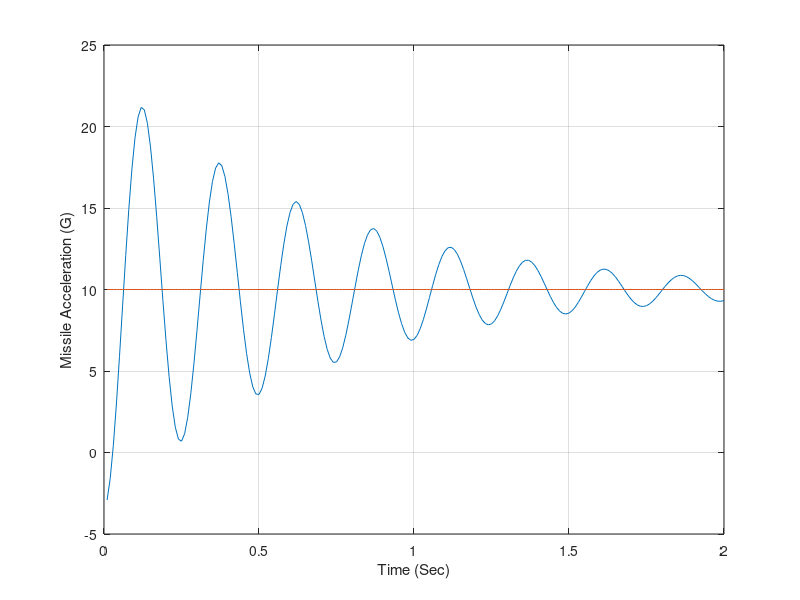

Write MATLAB code to recreate this figure.
n=0;

%missile spec
VM=3000.; %미사일 속도
A=1000.;% 소리 속도
XMACH=VM/A; %마하 값
B=sqrt(XMACH^2-1);% normal force 방정식 매개변수
ALT=0.; % 고도
DIAM=1.; %동체 지름
FR=3.; %Radome 길이
XL=20.; % 로켓 길이
XHL=19.5; % Hinge까지 길이
XCG=10.; % 무게중심까지 길이 (가정)
CTW=0.; % Wing tip length
CRW=6.; % Wing root length
HW=2.; % Wing height
CTT=0.; % Tail tip length
CRT=2.; % Tail root length
HT=2.; % Tail height
XN=4.;
WGT=1000.;% weight missile
if ALT<=30000.
    RHO=.002378*exp(-ALT/30000.);% 밀도
else
    RHO=.0034*exp(-ALT/22000.); % 밀도
end
SWING=.5*HW*(CTW+CRW);% wing area
STAIL=.5*HT*(CTT+CRT);% tail area
SREF=3.1416*DIAM*DIAM/4.;%Reference area
XLP=FR*DIAM;%L'
SPLAN=(XL-XLP)*DIAM+1.33*XLP*DIAM/2.;%Planform Area
XCPN=2*XLP/3;% nose의 압력중심
AN=.67*XLP*DIAM;% nose Area(?)
AB=(XL-XLP)*DIAM;% Body Area
XCPB=(.67*AN*XLP+AB*(XLP+.5*(XL-XLP)))/(AN+AB);% body의 압력중심
XCPW=XLP+XN+.7*CRW-.2*CTW;% wing의 압력중심
XIYY=WGT*(3*((DIAM/2)^2)+XL*XL)/(12*32.2);% 미사일 관성 모멘트
Q=.5*RHO*VM*VM;%동력압력
%missile spec

TMP1=(XCG-XCPW)/DIAM;
TMP2=(XCG-XHL)/DIAM;
TMP3=(XCG-XCPB)/DIAM;
TMP4=(XCG-XCPN)/DIAM;

XNCG=10.;%Command Acceleration
P1=WGT*XNCG/(Q*SREF); %C_NTRIM
 
% Y series
Y1=2.+8*SWING/(B*SREF)+8*STAIL/(B*SREF);
Y2=1.5*SPLAN/SREF;
Y3=8*STAIL/(B*SREF);
Y4=2*TMP4+8*SWING*TMP1/(B*SREF)+8*STAIL*TMP2/(B*SREF);
Y5=1.5*SPLAN*TMP3/SREF;
Y6=8*STAIL*TMP2/(B*SREF);
% Y series

% P series
P2=Y2-Y3*Y5/Y6;
P3=Y1-Y3*Y4/Y6;
% P series

%trim factor
ALFTR=(-P3+sqrt(P3*P3+4.*P2*P1))/(2.*P2); %angle of attack trim
DELTR=-Y4*ALFTR/Y6-Y5*ALFTR*ALFTR/Y6; %deflection trim
 
%airframe transfer function
CNA=2+1.5*SPLAN*ALFTR/SREF+8*SWING/(B*SREF)+8*STAIL/(B*SREF);
CND=8*STAIL/(B*SREF);
CMAP=2*TMP4+1.5*SPLAN*ALFTR*TMP3/SREF+8*SWING*TMP1/(B*SREF);
CMA=CMAP+8*STAIL*TMP2/(B*SREF);
CMD=8*STAIL*TMP2/(B*SREF);
XMA=Q*SREF*DIAM*CMA/XIYY;
XMD=Q*SREF*DIAM*CMD/XIYY;
ZA=-32.2*Q*SREF*CNA/(WGT*VM);
ZD=-32.2*Q*SREF*CND/(WGT*VM);
WZ=sqrt((XMA*ZD-ZA*XMD)/ZD);
WAF=sqrt(-XMA);
ZAF=.5*WAF*ZA/XMA;
XK1=-VM*(XMA*ZD-XMD*ZA)/(1845*XMA);
XK2=XK1;
TA=XMD/(XMA*ZD-XMD*ZA);
XK3=1845*XK1/VM;
%airframe transfer function

%auto-pilot function
XKDC=1./XK1;

E=0.;
ED=0.;

T=0; % time
H=.0001; %time step

S=0;
while T<1.99999
    EOLD=E;
    EDOLD=ED;
    STEP=1;
    FLAG=0;
    while STEP<=1
        if FLAG==1
            STEP=2;
            E=E+H*ED;
            ED=ED+H*EDD;
            T=T+H;
        end
        DEL=XKDC*XNCG;
        EDD=WAF*WAF*(DEL-E-2.*ZAF*ED/WAF);
        XNL=XK1*(E-EDD/WZ^2);
        FLAG=1;
    end
    FLAG=0;
    E=.5*(EOLD+E+H*ED);
    ED=.5*(EDOLD+ED+H*EDD);
    S=S+H;
    if S>=.0099999
        S=0.;
        n=n+1;
        ArrayT(n)=T;
        ArrayXNL(n)=XNL;
        ArrayXNCG(n)=XNCG;
    end
end
figure
plot(ArrayT,ArrayXNL,ArrayT,ArrayXNCG),grid
xlabel('Time (Sec)')
ylabel('Missile Acceleration (G)')
clc
output=[ArrayT',ArrayXNL',ArrayXNCG'];
save datfil.txt output -ascii
disp 'simulation finished'
